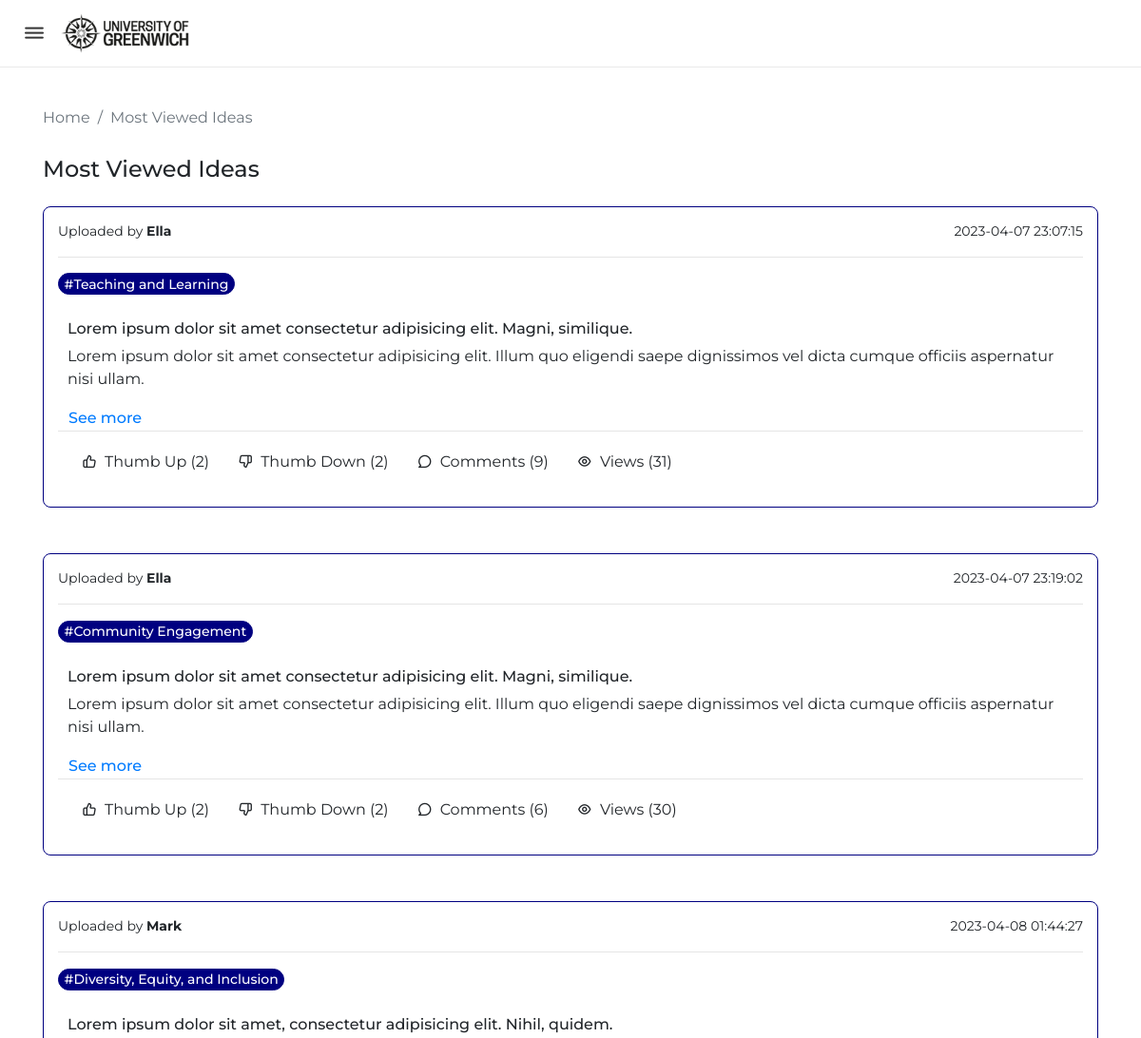
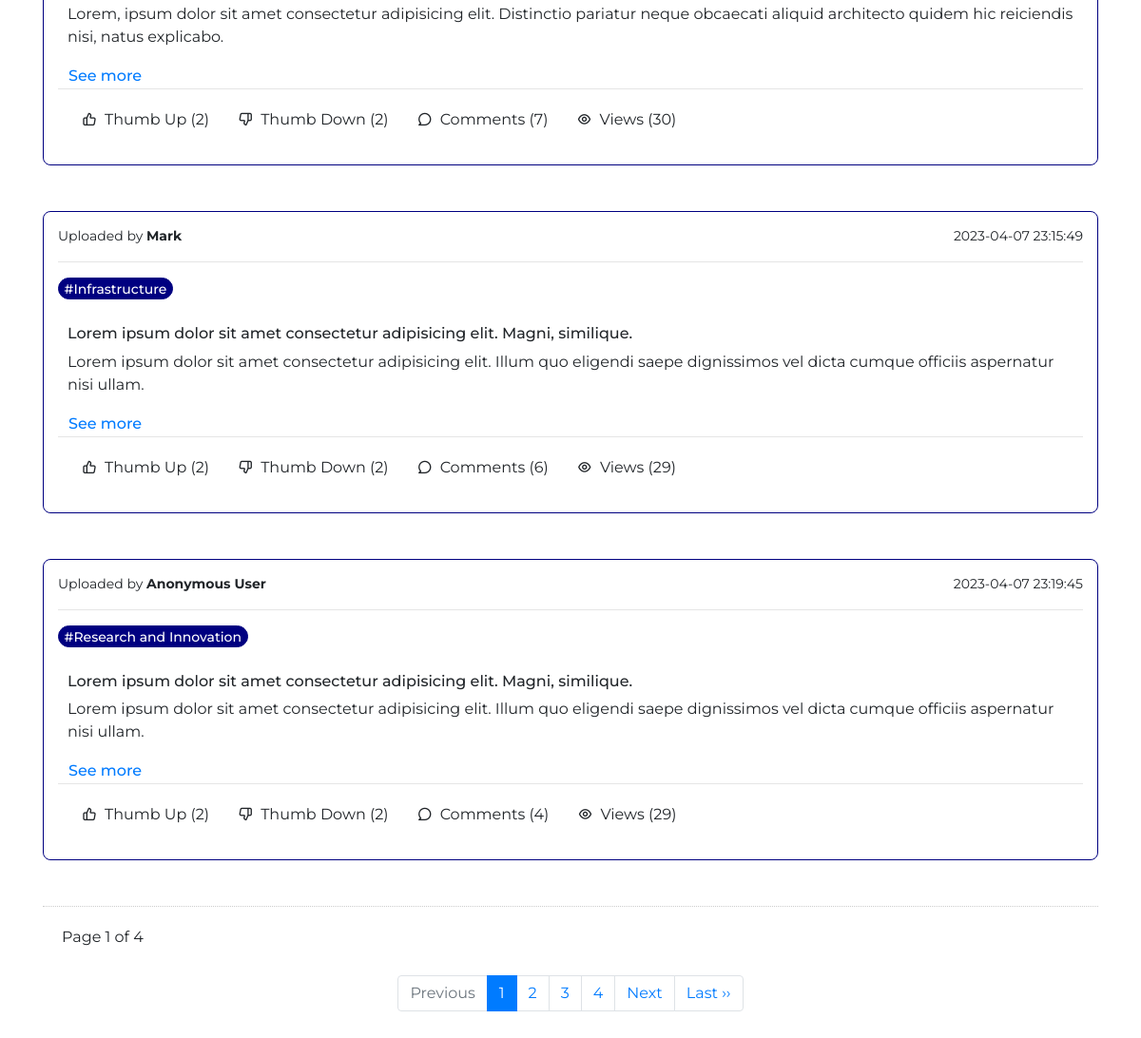
Page /mostviewedideas_qacoordinator.php on the committed database (2 pictures, top to bottom).
### tables this page shows
CREATE TABLE `idea` (
  `IdeaID` int(11) NOT NULL,
  `AcademicYearID` int(11) NOT NULL,
  `CategoryID` int(11) NOT NULL,
  `IdeaTitle` varchar(100) NOT NULL,
  `IdeaDetails` varchar(255) NOT NULL,
  `AttachmentFile` text NOT NULL,
  `isAnonymous` varchar(20) NOT NULL,
  `UploadedBy` int(11) NOT NULL,
  `UploadedOn` datetime NOT NULL,
  `Views` int(11) NOT NULL
);

CREATE TABLE `user` (
  `UserID` int(11) NOT NULL,
  `Name` varchar(100) NOT NULL,
  `Email` varchar(80) NOT NULL,
  `Password` varchar(255) NOT NULL,
  `RoleID` int(11) NOT NULL,
  `DepartmentID` int(11) NOT NULL
);

CREATE TABLE `category` (
  `CategoryID` int(11) NOT NULL,
  `CategoryName` varchar(50) NOT NULL,
  `CategoryStatus` varchar(20) NOT NULL
);

### mostviewedideas_qacoordinator.php (the view, shortened to what this page needs)
<?php
include('connect.php');
if (isset($_GET['page_no']) && $_GET['page_no']!="")
{
    $page_no = $_GET['page_no'];
}
else
{
    $page_no = 1;
}
    $total_records_per_page = 5;
    $offset = ($page_no-1) * $total_records_per_page;
    $previous_page = $page_no - 1;
    $next_page = $page_no + 1;
    $result_count = mysqli_query($connection,"SELECT COUNT(*) As total_records FROM idea");
    $total_records = mysqli_fetch_array($result_count);
    $total_records = $total_records['total_records'];
    $total_no_of_pages = ceil($total_records / $total_records_per_page);
?>
<!DOCTYPE html>
<html lang="en">
<head>
    <link rel="stylesheet" href="style.css">
    <link rel="stylesheet" href="https://unicons.iconscout.com/release/v4.0.0/css/line.css">
    <link rel="stylesheet" href="https://cdn.jsdelivr.net/npm/bootstrap@4.6.2/dist/css/bootstrap.min.css">
</head>
<body>
    <nav class="navi-bar">
        <div class="logo">
            <i class="uil uil-bars menu-icon"></i>
            <img src="img/uog-logo.png" alt="University of Greenwich Logo">
        </div>
    </nav>
    <main>
        <div class="container" style="margin-top: 100px;">
            <nav aria-label="breadcrumb">
                <ol class="breadcrumb">
                  <li class="breadcrumb-item"><a href="home_qacoordinator.php">Home</a></li>
                  <li class="breadcrumb-item active" aria-current="page">Most Viewed Ideas</li>
                </ol>
              </nav>
            <div class="mb-4">
                <h4>Most Viewed Ideas</h4>
            </div>
            <?php
            $result = mysqli_query($connection,"SELECT *
                                                FROM idea
                                                INNER JOIN academicyear ON academicyear.AcademicYearID=idea.AcademicYearID
                                                INNER JOIN category ON category.CategoryID=idea.CategoryID
                                                INNER JOIN user ON user.UserID=idea.UploadedBy
                                                ORDER BY idea.Views DESC
                                                LIMIT $offset, $total_records_per_page");
            while($row = mysqli_fetch_array($result))
            {
            ?>
            <div class="tag-idea-container">
                <div class="row mb-5">
                    <div class="col-lg-12">
                        <div class="idea-post w-100">
                            <div class="idea-header">
                                <small class="mb-0">Uploaded by <b>
                                <?php
                                    if ($row['isAnonymous']=="false")
                                    {
                                        echo $row['Name'];
                                    }
                                    else
                                    {
                                        echo "Anonymous User";
                                    }
                                    ?>
                                    </b>
                                </small>
                                <small class="mb-0"><?php echo $row['UploadedOn']?></small>
                            </div>
                            <hr>
                            <span class="badge rounded-pill bg-light text-dark text-wrap mb-2 tags active" style="font-size: 14px; font-weight: 500;">#<?php echo $row['CategoryName']?></span>
                            <div class="about-idea">
                                <h6 class="my-2"><?php echo $row['IdeaTitle']?></h6>
                            <p><?php echo $row['IdeaDetails']?></p>
                            <button type="button" class="btn btn-link see" style="font-weight: 500; padding: 0; margin: 0;">
                                <?php echo "<a href='ideadetails_qacoordinator.php?IdeaID=". $row['IdeaID'] ."'>See more</a";?>
                            </button>
                            </div>
                            <hr class="my-0">
                            <div class="like-cmt-container">
                                <div class="like-cmt-box">
                                    <p><i class="uil uil-thumbs-up mr-2"></i>Thumb Up (<?php
                                        $select="SELECT COUNT(*) AS LikeCount FROM likes WHERE IdeaID=". $row['IdeaID'] ." AND Reaction='like'";
                                        $query=mysqli_query($connection,$select);
                                        $rows=mysqli_fetch_array($query);
                                        $LikeCount = $rows['LikeCount'];
                                        echo $LikeCount;
                                        ?>)</p>
                                </div>
                                <div class="like-cmt-box">
                                    <p><i class="uil uil-thumbs-down mr-2"></i>Thumb Down (<?php
                                        $select="SELECT COUNT(*) AS DislikeCount FROM likes WHERE IdeaID=". $row['IdeaID'] ." AND Reaction='dislike'";
                                        $query=mysqli_query($connection,$select);
                                        $rows=mysqli_fetch_array($query);
                                        $DislikeCount = $rows['DislikeCount'];
                                        echo $DislikeCount;
                                        ?>)</p>
                                </div>
                                <div class="like-cmt-box">
                                    <p><i class="uil uil-comment mr-2"></i>Comments (<?php
                                        $select="SELECT COUNT(*) AS CommentCount FROM comment WHERE CommentedOn=". $row['IdeaID'] ."";
                                        $query=mysqli_query($connection,$select);
                                        $rows=mysqli_fetch_array($query);
                                        $CommentCount = $rows['CommentCount'];
                                        echo $CommentCount;
                                        ?>)</p>
                                </div>
                                <div class="like-cmt-box">
                                    <p><i class="uil uil-eye mr-2"></i>Views (<?php echo $row['Views'] ?>)</p>
                                </div>
                            </div>
                        </div>
                    </div>
                </div>
            </div>
<?php
}
?>
<div style='padding: 20px; border-top: dotted 1px #CCC;'>
    <p class="my-0">Page <?php echo $page_no." of ".$total_no_of_pages; ?></p>
</div>
<nav>
<ul class="pagination justify-content-center pt-2 pb-5">
    <?php
    if($page_no <= 1){
        echo "<li class='page-item disabled'><a class='page-link' href='?page_no=$previous_page'>Previous</a></li>";
    }
	if ($total_no_of_pages <= 10){
		for ($counter = 1; $counter <= $total_no_of_pages; $counter++){
			if ($counter == $page_no) {
		        echo "<li class='page-item active'><a class='page-link'>$counter</a></li>";
			}
            else{
                echo "<li class='page-item'><a class='page-link' href='?page_no=$counter'>$counter</a></li>";
			}
        }
	}
    if($page_no < $total_no_of_pages){
        echo "<li class='page-item'><a class='page-link' href='?page_no=$next_page'>Next</a></li>";
    }
    if($page_no < $total_no_of_pages){
	    echo "<li class='page-item'><a class='page-link' href='?page_no=$total_no_of_pages'>Last &rsaquo;&rsaquo;</a></li>";
	}
    ?>
</ul>
</nav>
        </div>
    </main>
</body>
</html>

### style.css (style rules this page uses)
* { margin: 0; padding: 0; box-sizing: border-box; font-family: 'Montserrat', sans-serif; }
body { height: 100vh; }
.navi-bar { position: fixed; top: 0; left: 0; height: 70px; width: 100%; display: flex; align-items: center; background: #FFFFFF; box-shadow: 0 0 1px rgba(0, 0, 0, 0.5); z-index: 100; }
.navi-bar .logo { display: flex; align-items: center; margin: 0 24px; }
.logo .menu-icon { color: #333333; font-size: 24px; margin-right: 14px; cursor: pointer; }
.logo img { width: 140px; }
.breadcrumb { background-color: #FFFFFF !important; padding: 12px 0 !important; }
.breadcrumb a { text-decoration: none !important; color: #6C757D !important; }
.btn.btn-link { color: #000080; font-weight: 400; }
.tag-idea-container { display: flex; align-items: center; justify-content: center; }
.tags { background-color: #F8F9FA !important; border: 1px solid #E9ECEF; cursor: pointer; }
.tags:hover, .tags.active { background-color: #000080 !important; border: 1px solid #000080; color: #FFFFFF !important; }
.idea-header { display: flex; align-items: center; justify-content: space-between; }
.idea-post { width: 100%; border-radius: 8px; padding: 15px 15px; border: 1px solid rgba(0, 0, 0, 0.15); border-color: #000080; }
.about-idea { padding: 10px 10px 0px 10px; }
.like-cmt-container { padding: 10px 10px 10px 10px; display: flex; flex-wrap: wrap; }
.like-cmt-container .like-cmt-box { display: flex; text-align: center; vertical-align: middle; padding: 10px 15px; }
.like-cmt-container .like-cmt-box p { margin: 0px 0px !important; }

### rows in the picture
idea: UploadedBy.Name "Ella", UploadedOn "2023-04-07 23:07:15", CategoryID.CategoryName "Teaching and Learning", IdeaTitle "Lorem ipsum dolor sit amet consectetur adipisicing elit. Magni, similique.", IdeaDetails "Lorem ipsum dolor sit amet consectetur adipisicing elit. Illum quo eligendi saepe dignissimos vel dicta cumque officiis aspernatur nisi ullam.", LikeCount "2", DislikeCount "2", CommentCount "9", Views "31"
idea: UploadedBy.Name "Ella", UploadedOn "2023-04-07 23:19:02", CategoryID.CategoryName "Community Engagement", IdeaTitle "Lorem ipsum dolor sit amet consectetur adipisicing elit. Magni, similique.", IdeaDetails "Lorem ipsum dolor sit amet consectetur adipisicing elit. Illum quo eligendi saepe dignissimos vel dicta cumque officiis aspernatur nisi ullam.", LikeCount "2", DislikeCount "2", CommentCount "6", Views "30"
idea: UploadedBy.Name "Mark", UploadedOn "2023-04-08 01:44:27", CategoryID.CategoryName "Diversity, Equity, and Inclusion", IdeaTitle "Lorem ipsum dolor sit amet, consectetur adipisicing elit. Nihil, quidem.", IdeaDetails "Lorem, ipsum dolor sit amet consectetur adipisicing elit. Distinctio pariatur neque obcaecati aliquid architecto quidem hic reiciendis nisi, natus explicabo.", LikeCount "2", DislikeCount "2", CommentCount "7", Views "30"
idea: UploadedBy.Name "Mark", UploadedOn "2023-04-07 23:15:49", CategoryID.CategoryName "Infrastructure", IdeaTitle "Lorem ipsum dolor sit amet consectetur adipisicing elit. Magni, similique.", IdeaDetails "Lorem ipsum dolor sit amet consectetur adipisicing elit. Illum quo eligendi saepe dignissimos vel dicta cumque officiis aspernatur nisi ullam.", LikeCount "2", DislikeCount "2", CommentCount "6", Views "29"
idea: isAnonymous "Anonymous User", UploadedOn "2023-04-07 23:19:45", CategoryID.CategoryName "Research and Innovation", IdeaTitle "Lorem ipsum dolor sit amet consectetur adipisicing elit. Magni, similique.", IdeaDetails "Lorem ipsum dolor sit amet consectetur adipisicing elit. Illum quo eligendi saepe dignissimos vel dicta cumque officiis aspernatur nisi ullam.", LikeCount "2", DislikeCount "2", CommentCount "4", Views "29"

### other values in the picture
$page_no "1"
$total_no_of_pages "4"
